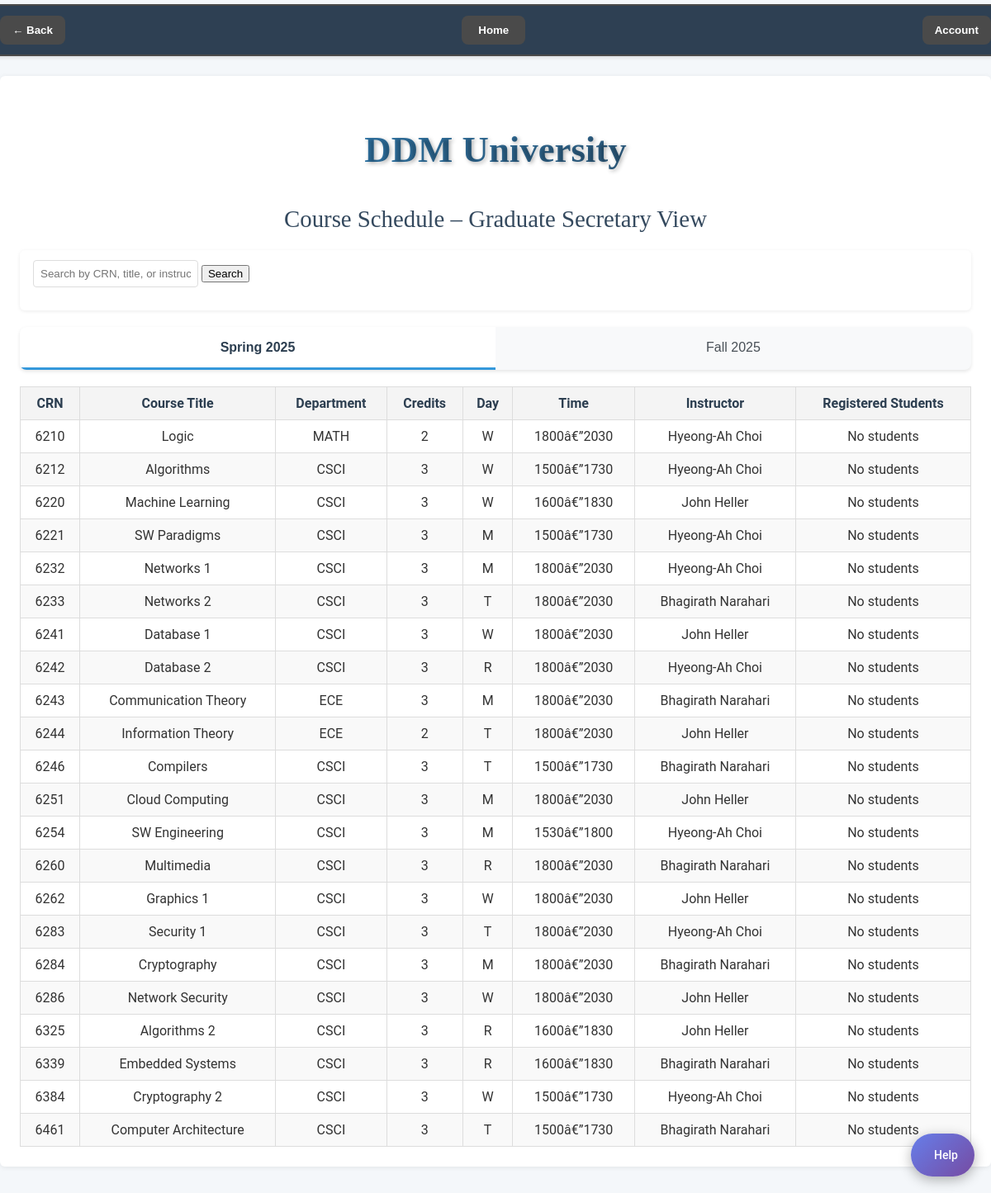
/gs_course_schedule (signed in), run on the app's committed database.
### tables this page shows
CREATE TABLE schedule (
    id INTEGER PRIMARY KEY AUTOINCREMENT,
    crn INTEGER NOT NULL,
    section_num INTEGER NOT NULL,
    semester VARCHAR(20) NOT NULL,
    time VARCHAR(50) NOT NULL,
    day VARCHAR(20) NOT NULL,
    room_num VARCHAR(50) NOT NULL,
    max_enrollment INTEGER NOT NULL,
    current_enrollment INTEGER DEFAULT 0,
    instructor_uid CHAR(8) NOT NULL,
    FOREIGN KEY (crn) REFERENCES courses(crn),
    FOREIGN KEY (instructor_uid) REFERENCES faculty(uid),
    UNIQUE(crn, section_num, semester)
);

CREATE TABLE courses (
    crn INTEGER PRIMARY KEY,
    course_title VARCHAR(100) NOT NULL,
    d_num INTEGER NOT NULL,
    credits INTEGER NOT NULL,
    description TEXT,
    FOREIGN KEY (d_num) REFERENCES department(d_num)
);

CREATE TABLE department (
    d_num INTEGER PRIMARY KEY,
    d_name VARCHAR(50) UNIQUE NOT NULL
);

CREATE TABLE users (
    uid CHAR(8) PRIMARY KEY,
    email VARCHAR(100) UNIQUE NOT NULL,
    username VARCHAR(50) UNIQUE NOT NULL,
    password VARCHAR(255) NOT NULL,
    user_type INTEGER NOT NULL CHECK (user_type BETWEEN 1 AND 6),
    first_name VARCHAR(50) NOT NULL,
    last_name VARCHAR(50) NOT NULL,
    address TEXT,
    created_at TIMESTAMP DEFAULT CURRENT_TIMESTAMP,
    updated_at TIMESTAMP DEFAULT CURRENT_TIMESTAMP,
    CHECK (length(uid) = 8 AND uid GLOB '[0-9]*')
    -- 1 = applicant, 2 = gradstudent, 3 = faculty, 4 = admin, 5 = gs, 6 = alumni
);

### main.py (the view, shortened to what this page needs)
@app.route('/gs_course_schedule')
def gs_course_schedule():
    if 'uid' not in session:
        return redirect(url_for('login'))
    search_term = request.args.get('search', '').strip()
    selected_semester = request.args.get('semester', 'Spring 25')
    if selected_semester not in ['Spring 25', 'Fall 25']:
        selected_semester = 'Spring 25'
    conn = get_db_connection()
    base_sql = """
        SELECT
            c.crn,
            c.course_title   AS coursetitle,
            d.d_name         AS department,
            c.credits,
            s.day,
            s.time,
            ui.first_name    AS instructor_first,
            ui.last_name     AS instructor_last
        FROM courses c
        JOIN department d
          ON c.d_num = d.d_num
        JOIN schedule s
          ON c.crn = s.crn
        LEFT JOIN faculty f
          ON s.instructor_uid = f.uid
        LEFT JOIN users ui
          ON f.uid = ui.uid
        WHERE s.semester = ?
    """
    params = [selected_semester]
    base_sql += " ORDER BY c.crn"
    courses = conn.execute(base_sql, params).fetchall()
    course_list = []
    total_students = 0
    for course in courses:
        roster = conn.execute("""
            SELECT
                g.uid,
                us.first_name,
                us.last_name,
                t.grade
            FROM transcript t
            JOIN grad_student g
              ON t.student_uid = g.uid
            JOIN users us
              ON g.uid = us.uid
            WHERE t.crn      = ?
              AND t.semester = ?
            ORDER BY us.last_name, us.first_name
        """, (course['crn'], selected_semester)).fetchall()
        cd = dict(course)
        cd['students'] = roster
        course_list.append(cd)
        total_students += len(roster)
    conn.close()
    return render_template(
        'REGS-gs_course_schedule.html',
        courses=course_list,
        search_term=search_term,
        total_students=total_students,
        selected_semester=selected_semester
    )

### main.py (called while the page is built)
def get_db_connection(): #basic getting connection fucntion to avoid repetitivness
    conn = sqlite3.connect('phase-2.db')
    conn.row_factory = sqlite3.Row
    return conn

### templates/REGS-gs_course_schedule.html (shortened to what this page needs)
<html>
<head>
  <link rel="stylesheet" href="/static/css/styles.css">
</head>
<body class="grad-secretary-page">
  <div class="navbar">
    <div class="homeButton">
      <button onclick="location.href='/home'">Home</button>
    </div>
    <button onclick="window.location.href='{{ request.referrer }}'" class="back-button">
      ← Back
    </button>
    <div class="dropdown">
      <button onclick="toggleDropdown()">Account</button>
    </div>
  </div>
  {% include "chatbot.html" %}
  <main class="student-home-container">
    <h1>DDM University</h1>
    <h2>Course Schedule – Graduate Secretary View</h2>
    <div class="search-form">
      <form method="GET">
        <input
          type="text"
          name="search"
          placeholder="Search by CRN, title, or instructor"
          value="{{ search_term or '' }}"
        >
        <button type="submit">Search</button>
      </form>
    </div>
    <div class="semester-tabs">
      <a href="{{ url_for('gs_course_schedule', semester='Spring 25', search=search_term or '') }}"
         class="{% if selected_semester == 'Spring 25' %}active{% endif %}">
        Spring 2025
      </a>
      <a href="{{ url_for('gs_course_schedule', semester='Fall 25', search=search_term or '') }}"
         class="{% if selected_semester == 'Fall 25' %}active{% endif %}">
        Fall 2025
      </a>
    </div>
    {% if courses %}
      <table class="styled-table">
        <thead>
          <tr>
            <th>CRN</th>
            <th>Course Title</th>
            <th>Department</th>
            <th>Credits</th>
            <th>Day</th>
            <th>Time</th>
            <th>Instructor</th>
            <th>Registered Students</th>
          </tr>
        </thead>
        <tbody>
          {% for course in courses %}
          <tr>
            <td>{{ course.crn }}</td>
            <td>{{ course.coursetitle }}</td>
            <td>{{ course.department }}</td>
            <td>{{ course.credits }}</td>
            <td>{{ course.day }}</td>
            <td class="time-column">{{ course.time }}</td>
            <td>{{ course.instructor_first }} {{ course.instructor_last }}</td>
            <td>
              {% if course.students %}
              <ul>
                {% for student in course.students %}
                  <li>
                    {{ student.last_name }}, {{ student.first_name }}
                    ({{ student.uid }}) —
                    Grade: {{ student.grade or 'IP' }}
                  </li>
                {% endfor %}
              </ul>
              {% else %}
                No students
              {% endif %}
            </td>
          </tr>
          {% endfor %}
        </tbody>
      </table>
    {% endif %}
  </main>
</body>
</html>

### static/css/styles.css (style rules this page uses)
body { font-family: 'Georgia', serif; background-color: #e6e6e6; color: #333; margin: 0; padding: 0; line-height: 1.6; padding-top: 60px; }
h1, h2 { font-family: 'Palatino Linotype', 'Book Antiqua', Palatino, serif; color: #2c3e50; text-align: center; margin-bottom: 20px; }
a { font-family: 'Arial', sans-serif; color: #3498db; text-decoration: none; transition: color 0.3s; }
.navbar { position: fixed; top: 0; left: 50%; transform: translateX(-50%); width: 90%; z-index: 1000; display: flex; justify-content: space-between; align-items: center; background-color: rgba(176, 176, 176, 0.9); border: 2px solid #4a4a4a; padding: 15px 30px; box-shadow: 0 4px 10px rgba(0, 0, 0, 0.2); border-radius: 15px; margin-top: 5px; }
.navbar .homeButton { order: 2; margin: 0 auto; }
.navbar .homeButton button { background-color: #4a4a4a; color: #ffffff; padding: 10px 20px; border: none; border-radius: 8px; font-weight: bold; cursor: pointer; transition: background-color 0.3s, transform 0.2s; }
.navbar .back-button { order: 1; margin-right: auto; background-color: #4a4a4a; color: #ffffff; padding: 10px 15px; border: none; border-radius: 8px; font-weight: bold; cursor: pointer; transition: background-color 0.3s, transform 0.2s; }
.navbar .dropdown { order: 3; margin-left: auto; position: relative; }
.navbar .dropdown button { background-color: #4a4a4a; color: #ffffff; padding: 10px 15px; border: none; border-radius: 8px; font-weight: bold; cursor: pointer; transition: background-color 0.3s, transform 0.2s; }
.student-home-container { max-width: 1200px; margin: 80px auto; padding: 20px; background-color: #ffffff; border-radius: 10px; box-shadow: 0 4px 10px rgba(0, 0, 0, 0.1); position: relative; }
.student-home-container h1 { font-size: 2.8rem; color: #2c3e50; text-align: center; margin-bottom: 20px; font-weight: bold; text-shadow: 2px 2px 5px rgba(0, 0, 0, 0.3); background: linear-gradient(to right, #3498db, #2c3e50); -webkit-background-clip: text; -webkit-text-fill-color: transparent; }
.student-home-container h2 { font-size: 1.8rem; color: #34495e; margin-bottom: 15px; font-weight: 500; text-align: center; }
.student-home-container table { width: 100%; border-collapse: collapse; margin-top: 20px; }
.student-home-container table th, .student-home-container table td { border: 1px solid #ddd; padding: 10px; text-align: center; }
.student-home-container table th { background-color: #f4f4f4; color: #2c3e50; font-weight: bold; }
.student-home-container table tr:nth-child(even) { background-color: #f9f9f9; }
.styled-table { width: 100%; border-collapse: collapse; margin-top: 20px; font-size: 1rem; text-align: center; }
.styled-table th, .styled-table td { border: 1px solid #ddd; padding: 10px; }
.styled-table th { background-color: #f4f4f4; color: #2c3e50; font-weight: bold; }
.styled-table tr:nth-child(even) { background-color: #f9f9f9; }
.navbar { position: fixed; top: 0; width: 100%; background: #2E4053; padding: 0.75rem 1.5rem; display: flex; align-items: center; color: #fff; box-shadow: 0 2px 4px rgba(0,0,0,0.1); z-index: 1000; }
.navbar .dropdown { margin-left: auto; position: relative; }
body.grad-secretary-page { font-family: 'Roboto', sans-serif; background: #f4f7fa; margin: 0; padding-top: 60px; }
.navbar { position: fixed; top: 0; width: 100%; background: #2E4053; padding: .75rem 1.5rem; display: flex; align-items: center; box-shadow: 0 2px 4px rgba(0,0,0,0.1); z-index: 1000; }
.filter-form, .search-form { background: #fff; padding: .75rem 1rem; border-radius: 6px; box-shadow: 0 1px 4px rgba(0,0,0,0.08); display: flex; align-items: center; gap: .5rem; }
.search-form input { width: 200px; padding: .5rem; border: 1px solid #ddd; border-radius: 4px; }
.styled-table { width: 100%; border-collapse: collapse; }
.styled-table th, .styled-table td { padding: .75rem; text-align: center; border: 1px solid #e0e0e0; }
.styled-table th { background: #f1f3f5; color: #2E4053; font-weight: 500; }
.styled-table tr:nth-child(even) { background: #fcfcfc; }
.student-home-container { max-width: 1200px; margin: 2rem auto; padding: 1.5rem; background: #fff; border-radius: 6px; box-shadow: 0 1px 6px rgba(0,0,0,0.08); }

### data on the page
schedule: crn "6210", coursetitle "Logic", department "MATH", credits "2", day "W", time "1800â€”2030", instructor_first "Hyeong-Ah", instructor_last "Choi"
schedule: crn "6212", coursetitle "Algorithms", department "CSCI", credits "3", day "W", time "1500â€”1730", instructor_first "Hyeong-Ah", instructor_last "Choi"
schedule: crn "6220", coursetitle "Machine Learning", department "CSCI", credits "3", day "W", time "1600â€”1830", instructor_first "John", instructor_last "Heller"
schedule: crn "6221", coursetitle "SW Paradigms", department "CSCI", credits "3", day "M", time "1500â€”1730", instructor_first "Hyeong-Ah", instructor_last "Choi"
schedule: crn "6232", coursetitle "Networks 1", department "CSCI", credits "3", day "M", time "1800â€”2030", instructor_first "Hyeong-Ah", instructor_last "Choi"
schedule: crn "6233", coursetitle "Networks 2", department "CSCI", credits "3", day "T", time "1800â€”2030", instructor_first "Bhagirath", instructor_last "Narahari"
schedule: crn "6241", coursetitle "Database 1", department "CSCI", credits "3", day "W", time "1800â€”2030", instructor_first "John", instructor_last "Heller"
schedule: crn "6242", coursetitle "Database 2", department "CSCI", credits "3", day "R", time "1800â€”2030", instructor_first "Hyeong-Ah", instructor_last "Choi"
schedule: crn "6243", coursetitle "Communication Theory", department "ECE", credits "3", day "M", time "1800â€”2030", instructor_first "Bhagirath", instructor_last "Narahari"
schedule: crn "6244", coursetitle "Information Theory", department "ECE", credits "2", day "T", time "1800â€”2030", instructor_first "John", instructor_last "Heller"
schedule: crn "6246", coursetitle "Compilers", department "CSCI", credits "3", day "T", time "1500â€”1730", instructor_first "Bhagirath", instructor_last "Narahari"
schedule: crn "6251", coursetitle "Cloud Computing", department "CSCI", credits "3", day "M", time "1800â€”2030", instructor_first "John", instructor_last "Heller"
schedule: crn "6254", coursetitle "SW Engineering", department "CSCI", credits "3", day "M", time "1530â€”1800", instructor_first "Hyeong-Ah", instructor_last "Choi"
schedule: crn "6260", coursetitle "Multimedia", department "CSCI", credits "3", day "R", time "1800â€”2030", instructor_first "Bhagirath", instructor_last "Narahari"
schedule: crn "6262", coursetitle "Graphics 1", department "CSCI", credits "3", day "W", time "1800â€”2030", instructor_first "John", instructor_last "Heller"
schedule: crn "6283", coursetitle "Security 1", department "CSCI", credits "3", day "T", time "1800â€”2030", instructor_first "Hyeong-Ah", instructor_last "Choi"
schedule: crn "6284", coursetitle "Cryptography", department "CSCI", credits "3", day "M", time "1800â€”2030", instructor_first "Bhagirath", instructor_last "Narahari"
schedule: crn "6286", coursetitle "Network Security", department "CSCI", credits "3", day "W", time "1800â€”2030", instructor_first "John", instructor_last "Heller"
schedule: crn "6325", coursetitle "Algorithms 2", department "CSCI", credits "3", day "R", time "1600â€”1830", instructor_first "John", instructor_last "Heller"
schedule: crn "6339", coursetitle "Embedded Systems", department "CSCI", credits "3", day "R", time "1600â€”1830", instructor_first "Bhagirath", instructor_last "Narahari"
schedule: crn "6384", coursetitle "Cryptography 2", department "CSCI", credits "3", day "W", time "1500â€”1730", instructor_first "Hyeong-Ah", instructor_last "Choi"
schedule: crn "6461", coursetitle "Computer Architecture", department "CSCI", credits "3", day "T", time "1500â€”1730", instructor_first "Bhagirath", instructor_last "Narahari"
